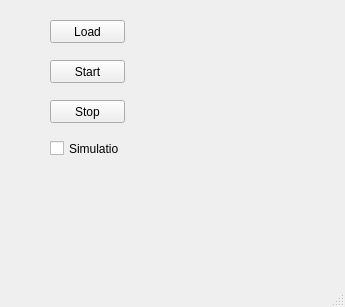
<?xml version="1.0" encoding="UTF-8"?>
<ui version="4.0">
 <class>RunWindow</class>
 <widget class="QMainWindow" name="RunWindow">
  <property name="geometry">
   <rect>
    <x>0</x>
    <y>0</y>
    <width>345</width>
    <height>307</height>
   </rect>
  </property>
  <property name="windowTitle">
   <string>MainWindow</string>
  </property>
  <widget class="QWidget" name="centralwidget">
   <widget class="QPushButton" name="start_button">
    <property name="geometry">
     <rect>
      <x>50</x>
      <y>60</y>
      <width>75</width>
      <height>23</height>
     </rect>
    </property>
    <property name="text">
     <string>Start</string>
    </property>
   </widget>
   <widget class="QPushButton" name="stop_button">
    <property name="geometry">
     <rect>
      <x>50</x>
      <y>100</y>
      <width>75</width>
      <height>23</height>
     </rect>
    </property>
    <property name="text">
     <string>Stop</string>
    </property>
   </widget>
   <widget class="QPushButton" name="load_button">
    <property name="geometry">
     <rect>
      <x>50</x>
      <y>20</y>
      <width>75</width>
      <height>23</height>
     </rect>
    </property>
    <property name="text">
     <string>Load</string>
    </property>
   </widget>
   <widget class="QCheckBox" name="simulation_check">
    <property name="geometry">
     <rect>
      <x>50</x>
      <y>140</y>
      <width>70</width>
      <height>17</height>
     </rect>
    </property>
    <property name="text">
     <string>Simulation</string>
    </property>
   </widget>
  </widget>
  <widget class="QMenuBar" name="menubar">
   <property name="geometry">
    <rect>
     <x>0</x>
     <y>0</y>
     <width>345</width>
     <height>21</height>
    </rect>
   </property>
  </widget>
  <widget class="QStatusBar" name="statusbar"/>
 </widget>
 <resources/>
 <connections/>
</ui>
